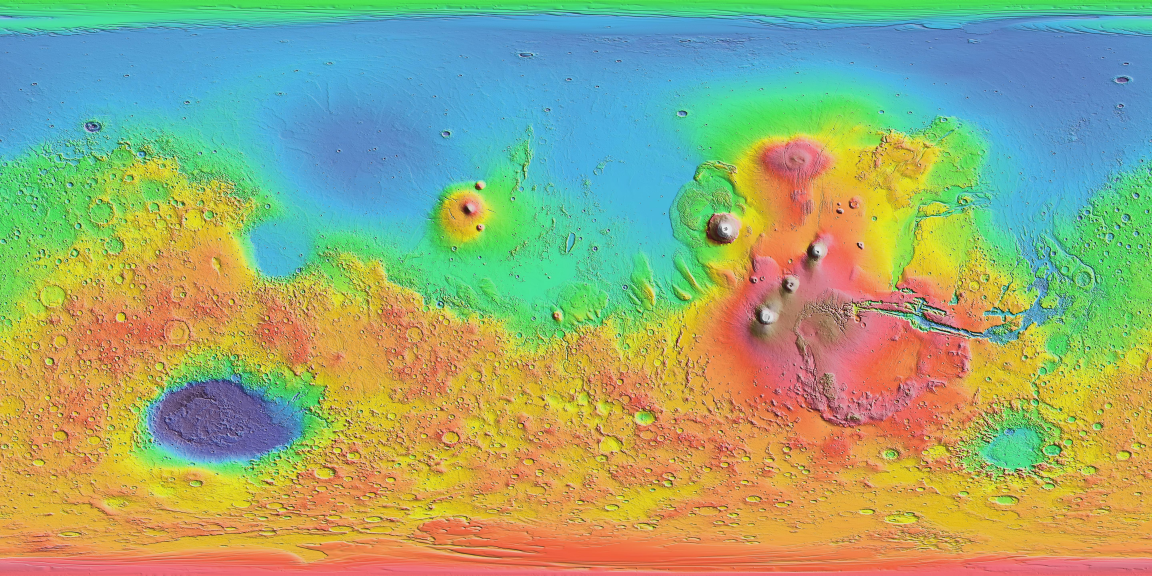
#> input picture data/heightmaps/MOLA_cylin.jpg, 5760 x 2880 px (shown at 1/5 size); its folder holds only this picture in this run; the run also reads 1 picture not shown here
$ python batchConvert.py
#> lines starting #> are read from the running program, lines starting #| are printed output that depends on the picture; long printed decimals are rounded
### heightmapToData.py
import cv2
import numpy as np
from sklearn.neighbors import KDTree
import matplotlib.pyplot as plt
from pathlib import Path

"""
heightmapToData.py

Converts color-coded heightmap images into numerical elevation arrays
by matching pixel colors against a reference colorbar image.

Pipeline Overview:
------------------
1. Loads a colorbar image representing elevation color coding (e.g. Mars DEM).
2. Creates a mapping between RGB colors and elevation values along the colorbar axis.
3. Loads the heightmap image.
4. Converts each pixel in the heightmap into an elevation value
   using nearest-neighbor color matching via a KD-tree.
5. Optionally plots the elevation map and saves it as a .npy file.

Features:
---------
- Efficient color matching with scikit-learn's KDTree.
- Works with colorbars of arbitrary width and resolution.
- Optional plotting of the extracted elevation map.
- Supports saving output elevation maps for further processing.

Use Cases:
----------
- Preprocessing heightmaps for terrain analysis.
- Preparing elevation data for costmap computation and path planning.
- Visualizing planetary surfaces in scientific applications.

Inputs:
-------
- Heightmap image (JPG, PNG, etc.)
- Colorbar image (horizontal bar with color-to-elevation mapping)
- Min and max elevation values matching the colorbar scale.

Outputs:
--------
- 2D numpy array containing elevation values per pixel.
- Optional visualization plot.
- Optional .npy file with the elevation array.

"""


def extract_color_value_mapping(colorbar_img, min_val, max_val):
    """Extracts a mapping from color to elevation value using a horizontal colorbar."""
#> called with colorbar_img = array of shape (12, 1164, 3), min_val = -4650, max_val = 6050
    width = colorbar_img.shape[1]
#> width = 1164
    values = np.linspace(min_val, max_val, width)
#> values = 1164 values from -4650 to 6050
    mid_row = colorbar_img[colorbar_img.shape[0] // 2].reshape(-1, 3)
#> mid_row = 1164 rows, first 8: [17, 1, 125], [16, 0, 124], [16, 0, 124], [15, 0, 123], [15, 0, 123], [16, 0, 124], [16, 0, 125], [17, 1, 126]
    return values, mid_row


def convert_heightmap_to_elevation_array(
    image_path, colorbar_path, min_val, max_val, output_npy=None, show_plot=True
):
    """Converts a heightmap image to a 2D elevation array based on a colorbar scale."""
    image_path = Path(image_path)
    colorbar_path = Path(colorbar_path)

    # Load the colorbar image and extract mapping
    color_bar = cv2.imread(str(colorbar_path))
    color_bar = cv2.cvtColor(color_bar, cv2.COLOR_BGR2RGB)
    values, colors = extract_color_value_mapping(color_bar, min_val, max_val)
#> values = 1164 values from -4650 to 6050; colors has the same summary as mid_row in extract_color_value_mapping

    # Build KDTree for fast nearest-neighbor color lookup
    tree = KDTree(colors.astype(np.float32))

    # Load the heightmap image
    data_img = cv2.imread(str(image_path))
#> data_img is the input picture: shape (2880, 5760, 3); mean B, G, R 119.6, 168.2, 152.5
    data_rgb = cv2.cvtColor(data_img, cv2.COLOR_BGR2RGB)
    h, w, _ = data_rgb.shape
#> h = 2880; w = 5760
    pixels = data_rgb.reshape(-1, 3)

    # Query elevation for each pixel using color matching
    _, idx = tree.query(pixels.astype(np.float32), k=1)
    value_array = values[idx.flatten()].reshape(h, w)
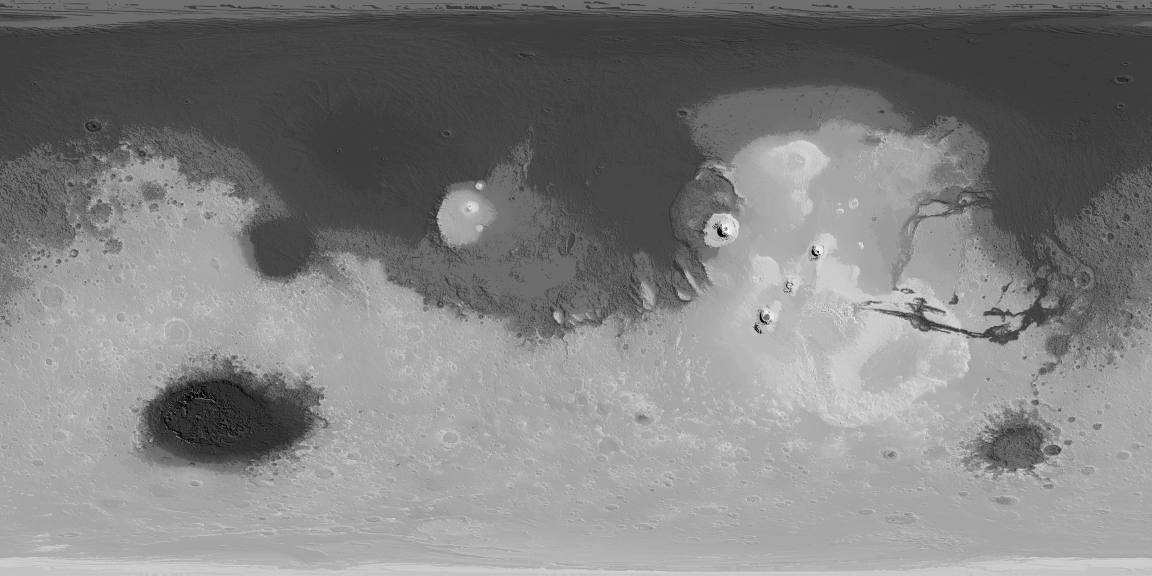
#> value_array: shape (2880, 5760) float64 (shown at 1/5 size); min -4263.6, max 6031.6, mean 955.9; drawn with min black and max white

    # Visualization (optional)
    if show_plot:
        plt.imshow(value_array, cmap="terrain")
        plt.colorbar(label="Elevation (m)")
        plt.title(f"Estimated Elevation Map\n{image_path.name}")
        plt.show()

    # Save elevation array (optional)
    if output_npy:
        np.save(str(output_npy), value_array)

    # Info
    print(f"Min elevation: {np.min(value_array)}")
#| Min elevation: -4263.586
    print(f"Max elevation: {np.max(value_array)}")
#| Max elevation: 6031.599

    return value_array


# Example usage
# [9 lines that do not run on import are left out]

### batchConvert.py
from pathlib import Path
from heightmapToData import convert_heightmap_to_elevation_array

# Paths
heightmap_dir = Path("data/heightmaps")
output_dir = Path("data/elevation")
colorbar_path = "Schiaparelli_crater_scale.jpg"  # change if needed

# Value range of colorbar
min_val, max_val = -4650, 6050

# Ensure output dir exists
output_dir.mkdir(parents=True, exist_ok=True)

# Convert all .jpg and .png files
for img_file in heightmap_dir.glob("*"):
    if img_file.suffix.lower() not in [".jpg", ".png"]:
        continue

    output_file = output_dir / f"{img_file.stem}.npy"

    print(f"Converting: {img_file.name}")
    convert_heightmap_to_elevation_array(
        image_path=img_file,
        colorbar_path=colorbar_path,
        min_val=min_val,
        max_val=max_val,
        output_npy=output_file,
        show_plot=False  # turn to True to preview each one
    )
